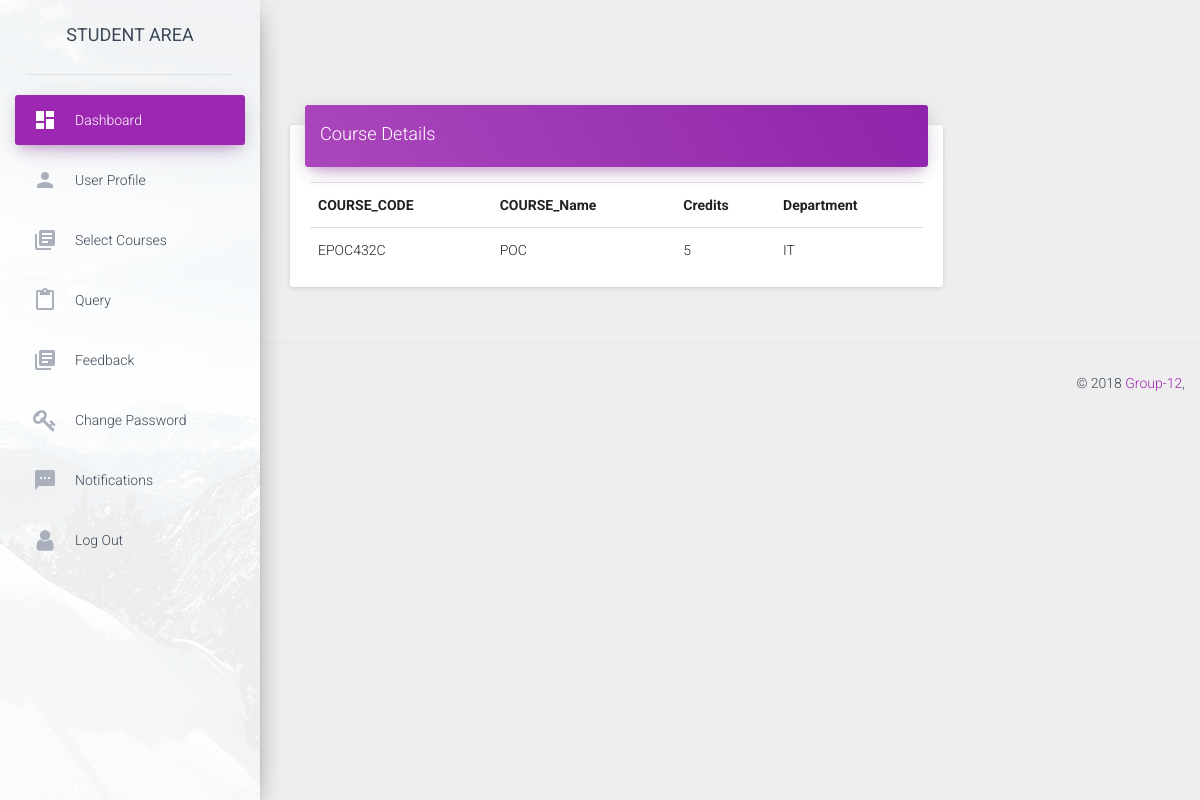
Page /dashboard/iit2016047 (signed in) on the earlier database version.
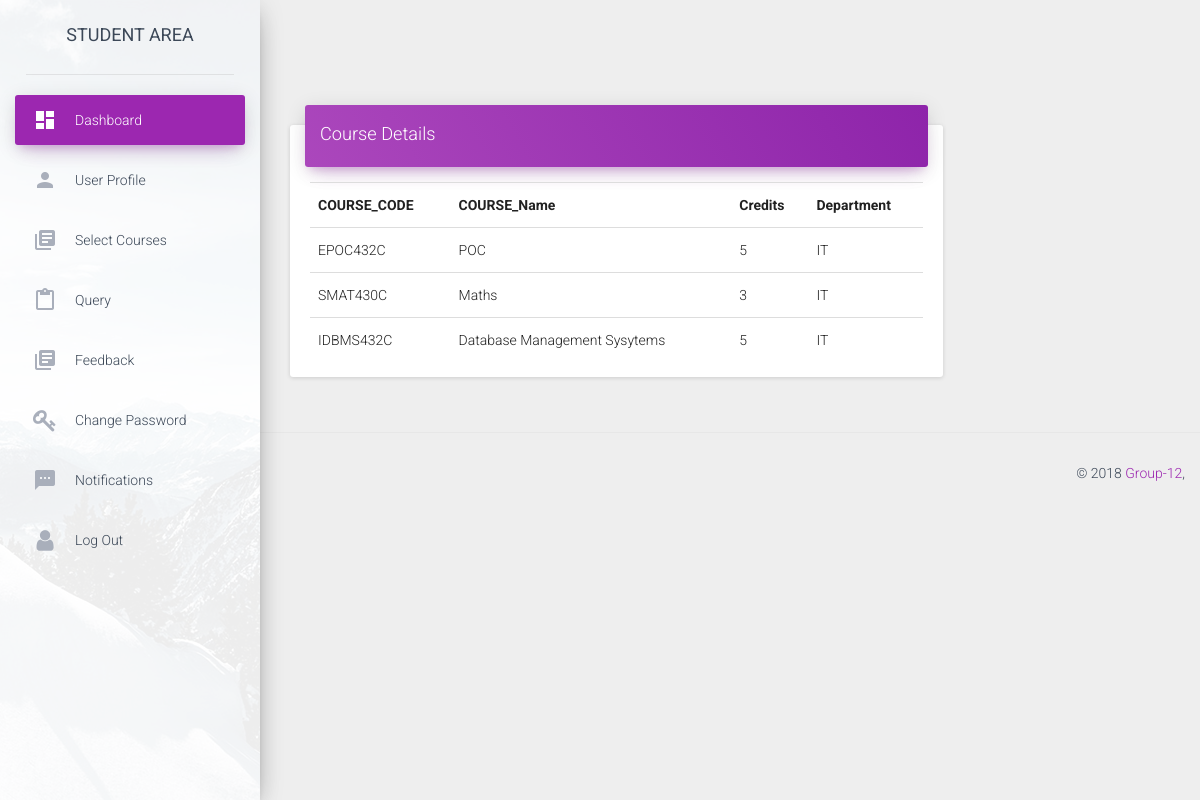
Same page on the later database version.
### app.py (models this page shows)
class courses(db.Model):
	__tablename__ = 'courses'
	column_display_pk = True
	course_code = db.Column(db.String(20), primary_key=True)
	course_name = db.Column(db.String(40))
	credits = db.Column(db.Integer)
	semester = db.Column(db.Integer)
	department = db.Column(db.String(40))

### app.py (the view)
@app.route('/dashboard/<id>')
def dashboard(id):
	global current
	if session.get('logged_in') and id == current:
		conn = sqlite3.connect('students.sqlite3')
		cur = conn.cursor()
		cur.execute("SELECT * FROM users WHERE username = (?)",(id,))
		users = cur.fetchone()
		cur.execute("SELECT courses.course_code,courses.course_name,courses.credits,courses.department FROM users_courses,courses WHERE useremail = (?) and users_courses.course_code = courses.course_code",(id+"@iiita.ac.in",))
		courses = cur.fetchall()
		print (users)
		print (courses)
		cur = conn.cursor()
		cur.execute("SELECT * FROM query WHERE useremail = (?) and seen = (?)",(id+"@iiita.ac.in",0,))
		notifications = cur.fetchall()
		if notifications==[]:
			notifications=None
		conn.close()
		return render_template("dashboard.html",users=users,notifications=notifications,courses = courses)
	return redirect(url_for('login'))

### templates/dashboard.html (shortened to what this page needs)
<!doctype html>
<html lang="en">
<head>
    <link href="../static/css/bootstrap.min.css" rel="stylesheet" />
    <link href="../static/css/material-dashboard.css?v=1.2.0" rel="stylesheet" />
    <link href="../static/css/demo.css" rel="stylesheet" />
    <link href="http://maxcdn.bootstrapcdn.com/font-awesome/latest/css/font-awesome.min.css" rel="stylesheet">
</head>
<body>
	<div class="wrapper">
        <div class="sidebar" data-color="purple" data-image="../assets/img/sidebar-1.jpg">
            <div class="logo">
                <label class="simple-text">
                    STUDENT AREA
                </label>
            </div>
            <div class="sidebar-wrapper">
                <ul class="nav">
                     <li class="active">
                        <a href="{{url_for('dashboard',id=users[1])}}">
                            <i class="material-icons">dashboard</i>
                            <p>Dashboard</p>
                        </a>
                    </li>
                    <li>
                        <a href="{{url_for('profile',id=users[1])}}">
                            <i class="material-icons">person</i>
                            <p>User Profile</p>
                        </a>
                    </li>
                    <li>
                        <a href="{{url_for('courses')}}">
                            <i class="material-icons">library_books</i>
                            <p>Select Courses</p>
                        </a>
                    </li>
                    <li>
                        <a href="{{url_for('query')}}">
                            <i class="material-icons">content_paste</i>
                            <p>Query</p>
                        </a>
                    </li>
                    <li>
                        <a href="{{url_for('feedback')}}">
                            <i class="material-icons">library_books</i>
                            <p>Feedback</p>
                        </a>
                    </li>
                    <li>
                        <a href="{{url_for('change_password',id=users[1])}}">
                            <i class="fa fa-key"></i>
                            <p>Change Password</p>
                        </a>
                    </li>
                    <li>
                        <a href="{{url_for('notifications')}}">
                            <i class="material-icons">sms</i>
                            {% if notifications is none %}<p>Notifications</p>{% else %}<p style="color:red;">Notifications</p>{% endif %}
                        </a>
                    </li>
                    <li>
                        <a href="{{url_for('logout')}}">
                            <i class="fa fa-user"></i>
                            <p>Log Out</p>
                        </a>
                    </li>
                </ul>
            </div>
        </div>
        <div class="main-panel">
            <div class="content">
                <div class="container-fluid">
                    <div class="row">
                        <div class="col-md-9">
                            <div class="card">
                                <div class="card-header" data-background-color="purple">
                                    <h4 class="title">Course Details</h4>
                                </div>
                                <div class="card-content table-responsive">
                                    <table class="table">
                                          <tr>
                                            <th>COURSE_CODE</th>
                                            <th>COURSE_Name</th>
                                            <th>Credits</th>
                                            <th>Department</th>
                                          </tr>
                                        {% for item in courses %}
                                            <tr>
                                                <td>{{item[0]}}</td>
                                                <td>{{item[1]}}</td>
                                                <td>{{item[2]}}</td>
                                                <td>{{item[3]}}</td>
                                            </tr>
                                        {% endfor %}
                                    </table>
                                </div>
                            </div>
                        </div>
                    </div>
                </div>
            </div>
            <footer class="footer">
                <div class="container-fluid">
                    <p class="copyright pull-right">
                        &copy;
                        <a href="./dashboard.html">Group-12</a>,
                    </p>
                </div>
            </footer>
        </div>
    </div>
	</body>
</html>

Differences in the rows shown:
now on this page (row unchanged): courses: course_code "SMAT430C", course_name "Maths", credits "3", department "IT"
added courses: course_code "IDBMS432C", course_name "Database Management Sysytems", credits "5", department "IT"
